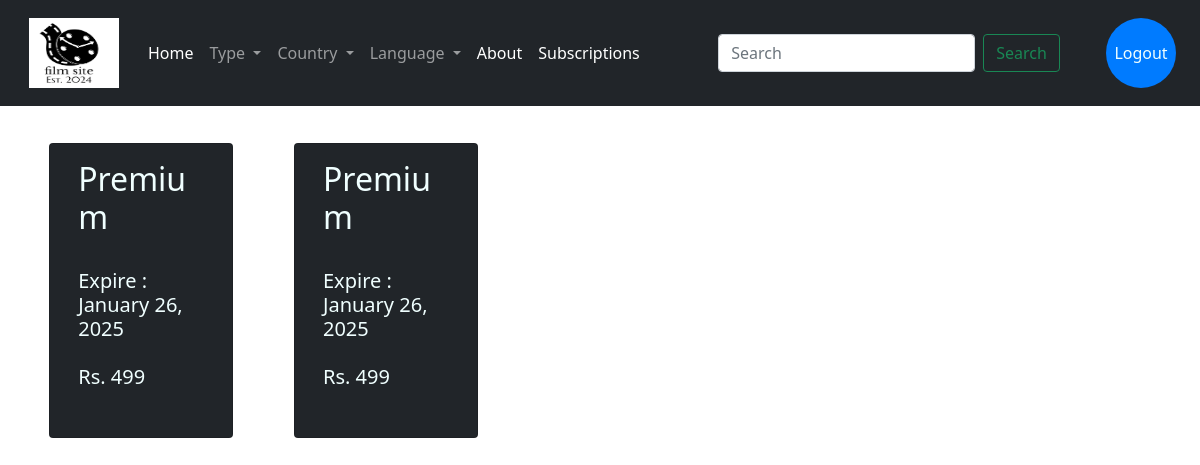
The page /subscribtions (signed in) on the database its author committed.
### filmapp/models.py (models this page shows, shortened)
class Subscriptions(models.Model):
    uid=models.ForeignKey('auth.User',on_delete=models.CASCADE,db_column='uid')
    pid=models.ForeignKey('Plans',on_delete=models.CASCADE,db_column='pid')
    start_date = models.DateField(auto_now_add=True)  # Automatically set to today's date when created
    end_date = models.DateField()

class Plans(models.Model):
    name=models.CharField(max_length=20,verbose_name='name')
    duration=models.CharField(max_length=50,verbose_name='duration')
    charges=models.IntegerField(verbose_name='charges')

### filmapp/views.py (the view)
# urls.py: path('subscribtions',views.subscriptions),
def subscriptions(request):
    u=User.objects.filter(id=request.user.id)[0]
    s=Subscriptions.objects.filter(uid=u)
    context={}
    context['data']=s
    return render(request,'subscribers.html',context)

### templates/subscribers.html
{% extends 'base.html' %}
{% load static %}
{% block 'main' %}
<div class="row">
    {% for i in data %}
    <div class="card mb-4 bg-dark" style="margin-left:5%;width: 15%;height: 25%;color: azure;margin-top: 3%;">
            <div class="card-body">
              <h2 class="card-title">{{i.pid.name}}</h2><br>
              <h5 class="card-title">
                Expire : {{ i.end_date|date:"F d, Y" }}<br><br>
               Rs. {{i.pid.charges}}<br><br>
              </h5>
            </div>
    </div>
    {% endfor %}
</div>
{% endblock 'main' %}

### rows shown on the page
Subscriptions: pid.name "Premium", end_date "January 26, 2025", pid.charges "499"
Subscriptions: pid.name "Premium", end_date "January 26, 2025", pid.charges "499"
